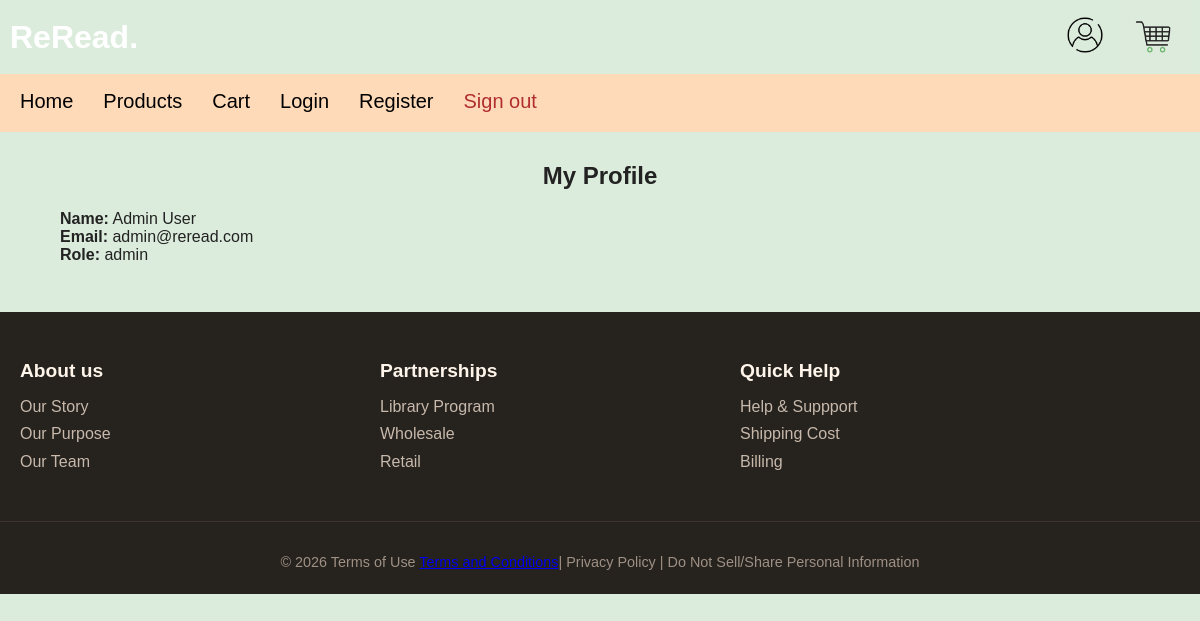
The app's page /profile.php (signed in) with its own data.
### tables this page shows
CREATE TABLE IF NOT EXISTS users (
  user_id INT AUTO_INCREMENT PRIMARY KEY,
  full_name VARCHAR(100) NOT NULL,
  email VARCHAR(150) NOT NULL UNIQUE,
  password VARCHAR(255) NOT NULL,
  role ENUM('customer', 'admin') NOT NULL DEFAULT 'customer',
  created_at TIMESTAMP NOT NULL DEFAULT CURRENT_TIMESTAMP
);

### profile.php (the view, shortened to what this page needs)
<?php
include "includes/db.php";
include "includes/header.php";
$user_id = $_SESSION['user_id'];
$sql = "SELECT * FROM users WHERE user_id='$user_id'";
$result = mysqli_query($conn, $sql);
$user = mysqli_fetch_assoc($result);
?>
<div class="container">
    <h2>My Profile</h2>
    <p><strong>Name:</strong> <?php echo $user['full_name']; ?></p>
    <p><strong>Email:</strong> <?php echo $user['email']; ?></p>
    <p><strong>Role:</strong> <?php echo $user['role']; ?></p>
</div>
<?php include "includes/footer.php"; ?>

### css/style.css (style rules this page uses)
* { margin: 0; padding: 0; box-sizing: border-box; }
body { font-family: Arial, sans-serif; background: #f5f5f5; color: #222; }
.container { width: 90%; margin: 30px auto; }
body { background: rgb(220, 236, 220); }
h2 { text-align: center; margin-bottom: 20px; }
body { background-color: rgb(220, 236, 220); font-family: Arial, sans-serif; }

### records on screen
users: full_name "Admin User", email "admin@reread.com", role "admin"
